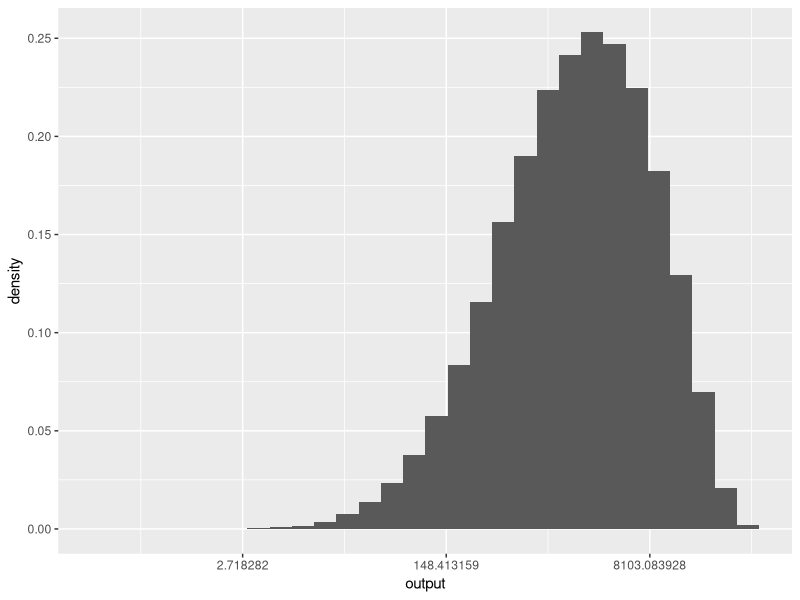

This figure's R source:
## ---- chunk 1
library(ggplot2)
## ---- chunk 2
start.index.a = ceiling(runif(100000, 0, 99))
start.index.b = ceiling(runif(100000, 0, 99))
print(c(mean(start.index.a), mean(start.index.b)))
## ---- chunk 3
slice.size.a = sapply(start.index.a, function (s) ceiling(runif(1, 0, 100 - s)))
slice.size.b = sapply(start.index.b, function (s) ceiling(runif(1, 0, 100 - s)))

print(c(mean(slice.size.a), mean(slice.size.b)))
## ---- chunk 4
output = apply(data.frame(
  a.start = start.index.a,
  a.size = slice.size.a,
  b.start = start.index.b,
  b.size = slice.size.b
), 1, function (row) {
  # looks like extrapolation is U[0, 5] and interpolation is U[0, 1]
  v = runif(100, 0, 5)
  a = sum(v[getElement(row, "a.start"):(getElement(row, "a.start")+getElement(row, "a.size"))])
  b = sum(v[getElement(row, "b.start"):(getElement(row, "b.start")+getElement(row, "b.size"))])
  return(a * b)
})
print(mean(output))
## ---- chunk 5
p = ggplot(data.frame(list(output = output))) +
  geom_histogram(aes(x = output, y = ..density..)) + 
  scale_x_continuous(trans='log')
print(p)
